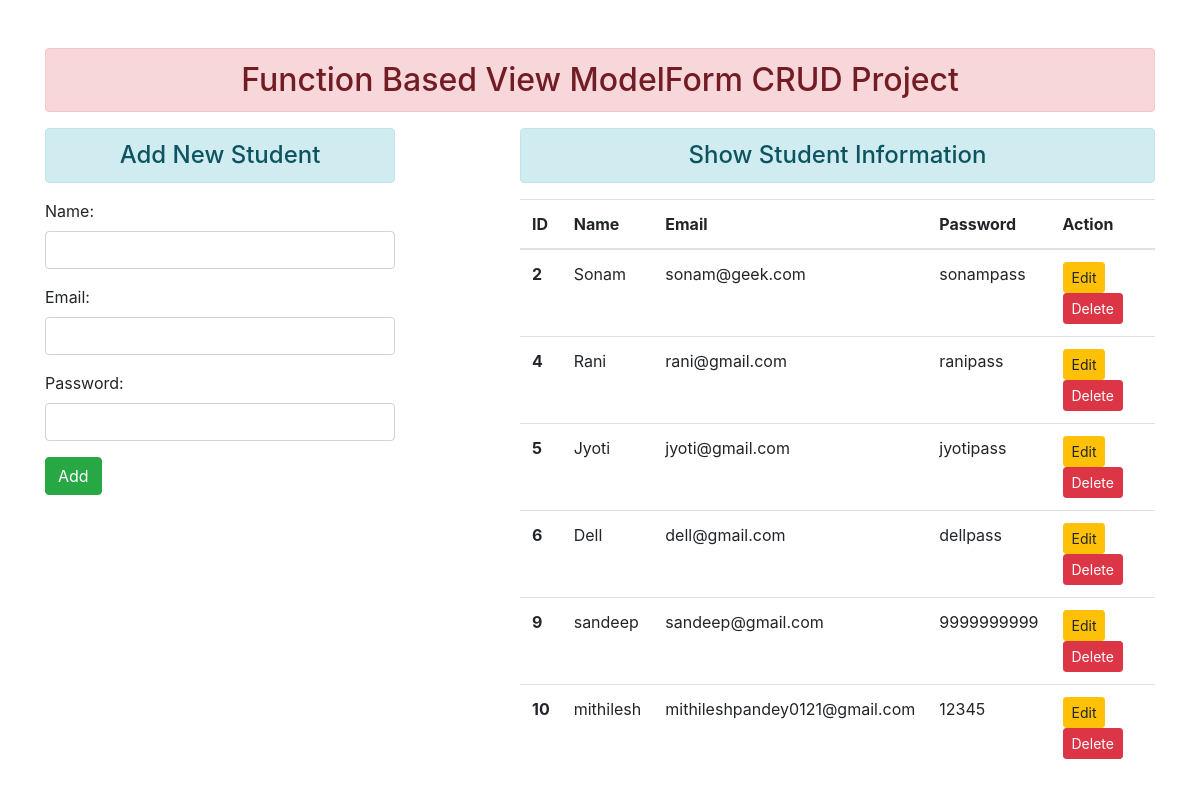
The page / on the database its author committed.
### enroll/models.py (models this page shows)
class User(models.Model):
 name = models.CharField(max_length=70)
 email = models.EmailField(max_length=100)
 password = models.CharField(max_length=100)

### enroll/views.py (the view)
# urls.py: path('', views.add_show, name="addandshow"),
def add_show(request):
 if request.method == 'POST':
  fm = StudentRegistration(request.POST)
  if fm.is_valid():
   nm = fm.cleaned_data['name']
   em = fm.cleaned_data['email']
   pw = fm.cleaned_data['password']
   reg = User(name=nm, email=em, password=pw)
   reg.save()
   fm = StudentRegistration()
 else:
  fm = StudentRegistration()
 stud = User.objects.all()
 return render(request, 'enroll/addandshow.html', {'form':fm, 'stu':stud})

### enroll/forms.py
class StudentRegistration(forms.ModelForm):
 class Meta:
  model = User
  fields = ['name', 'email', 'password']
  widgets = {
   'name': forms.TextInput(attrs={'class':'form-control'}),
   'email': forms.EmailInput(attrs={'class':'form-control'}),
   'password': forms.PasswordInput(render_value=True, attrs={'class':'form-control'}),
  }

### enroll/templates/enroll/addandshow.html (shortened to what this page needs)
{% extends 'enroll/base.html' %}
{% block content %}
<div class="row">
 <div class="col-sm-4">
  <h4 class="text-center alert alert-info">Add New Student</h4>
  <form action="" method="POST">
   {{form.as_p}}
   <input type="submit" class="btn btn-success" value="Add">
  </form>
 </div>
 <div class="col-sm-7 offset-1">
  <h4 class="text-center alert alert-info">Show Student Information</h4>
  {% if stu %}
   <table class="table table-hover">
     <thead>
       <tr>
         <th scope="col">ID</th>
         <th scope="col">Name</th>
         <th scope="col">Email</th>
         <th scope="col">Password</th>
         <th scope="col">Action</th>
       </tr>
     </thead>
     <tbody>
      {% for st in stu %}
       <tr>
         <th scope="row">{{st.id}}</th>
         <td>{{st.name}}</td>
         <td>{{st.email}}</td>
         <td>{{st.password}}</td>
         <td>
         <a href="{% url 'updatedata' st.id %}" class="btn btn-warning btn-sm">Edit</a>
         <form action="{% url 'deletedata' st.id %}" method="post" class="d-inline"> {% csrf_token %}
          <input type="submit" class="btn btn-danger btn-sm" value="Delete">
         </form>
         </td>
       </tr>
      {% endfor %}
     </tbody>
   </table>
  {% else %}
   <h4 class="text-center alert alert-warning">No Records</h4>
  {% endif %}
 </div>
</div>
{% endblock content %}

### enroll/templates/enroll/base.html (shortened to what this page needs)
<!DOCTYPE html>
{% load static %}
<html lang="en">
<head>
 <link rel="stylesheet" href="{% static 'enroll/css/bootstrap.css' %}">
</head>
<body>
 <div class="container mt-5">
  <h2 class="text-center alert alert-danger">Function Based View ModelForm CRUD Project</h2>
  {% block content %} {% endblock content %}
 </div>
</body>
</html>

### rows shown on the page
User: id "2", name "Sonam", email "sonam@geek.com", password "sonampass"
User: id "4", name "Rani", email "rani@gmail.com", password "ranipass"
User: id "5", name "Jyoti", email "jyoti@gmail.com", password "jyotipass"
User: id "6", name "Dell", email "dell@gmail.com", password "dellpass"
User: id "9", name "sandeep", email "sandeep@gmail.com", password "9999999999"
User: id "10", name "mithilesh", email "mithileshpandey0121@gmail.com", password "12345"
